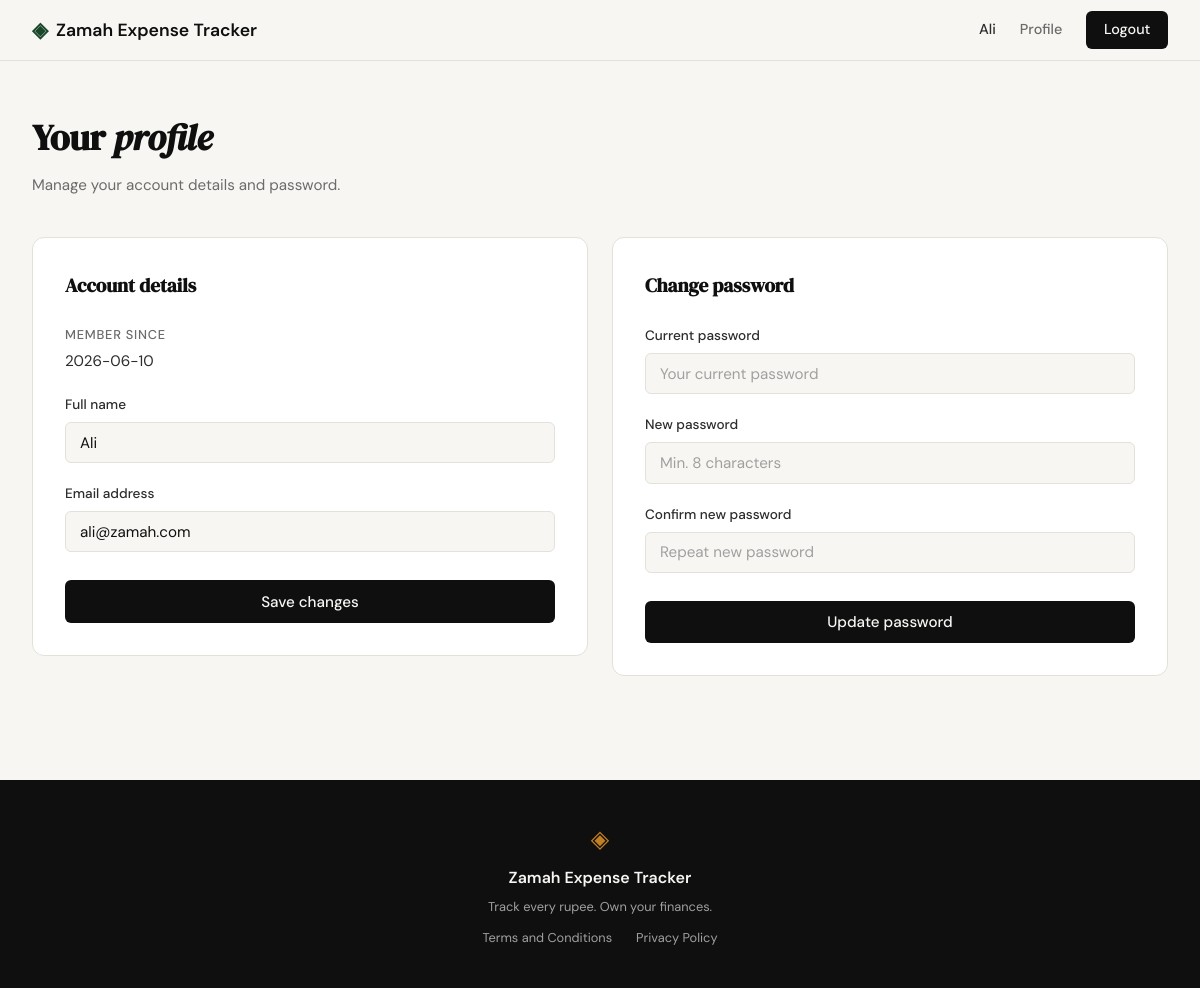
The app's page /profile (signed in) with its own data.
### tables this page shows
CREATE TABLE users (
            id            INTEGER PRIMARY KEY AUTOINCREMENT,
            name          TEXT    NOT NULL,
            email         TEXT    NOT NULL UNIQUE,
            password_hash TEXT    NOT NULL,
            created_at    TEXT    DEFAULT (datetime('now'))
        );

### app.py (the view)
@app.route("/profile")
def profile():
    if not session.get("user_id"):
        return redirect(url_for("login"))
    user = get_user_by_id(session["user_id"])
    return render_template(
        "profile.html",
        user=user,
        message=request.args.get("message"),
        error=request.args.get("error"),
    )

### database/db.py (called while the page is built)
def get_db():
    conn = sqlite3.connect(DB_PATH)
    conn.row_factory = sqlite3.Row
    conn.execute("PRAGMA foreign_keys = ON")
    return conn

def get_user_by_id(user_id):
    db = get_db()
    return db.execute("SELECT * FROM users WHERE id = ?", (user_id,)).fetchone()

### templates/profile.html (shortened to what this page needs)
{% extends "base.html" %}
{% block content %}
<section class="dashboard-section">
    <div class="dashboard-container">
        <div class="dashboard-header">
            <h1 class="dashboard-title">Your <em>profile</em></h1>
            <p class="dashboard-subtitle">Manage your account details and password.</p>
        </div>
        <div class="profile-grid">
            <div class="auth-card">
                <h2 class="profile-card-title">Account details</h2>
                <p class="profile-meta-label">Member since</p>
                <p class="profile-meta-value">{{ user['created_at'][:10] }}</p>
                <form method="POST" action="{{ url_for('profile_update') }}">
                    <div class="form-group">
                        <label for="name">Full name</label>
                        <input type="text" id="name" name="name"
                               class="form-input" placeholder="Yousaf Shamozai"
                               value="{{ user['name'] }}" required>
                    </div>
                    <div class="form-group">
                        <label for="email">Email address</label>
                        <input type="email" id="email" name="email"
                               class="form-input" placeholder="yousaf@example.com"
                               value="{{ user['email'] }}" required>
                    </div>
                    <button type="submit" class="btn-submit">Save changes</button>
                </form>
            </div>
            <div class="auth-card">
                <h2 class="profile-card-title">Change password</h2>
                <form method="POST" action="{{ url_for('profile_password') }}">
                    <div class="form-group">
                        <label for="current_password">Current password</label>
                        <input type="password" id="current_password" name="current_password"
                               class="form-input" placeholder="Your current password" required>
                    </div>
                    <div class="form-group">
                        <label for="new_password">New password</label>
                        <input type="password" id="new_password" name="new_password"
                               class="form-input" placeholder="Min. 8 characters" required>
                    </div>
                    <div class="form-group">
                        <label for="confirm_password">Confirm new password</label>
                        <input type="password" id="confirm_password" name="confirm_password"
                               class="form-input" placeholder="Repeat new password" required>
                    </div>
                    <button type="submit" class="btn-submit">Update password</button>
                </form>
            </div>
        </div>
    </div>
</section>
{% endblock %}

### templates/base.html (shortened to what this page needs)
<!DOCTYPE html>
<html lang="en">
<head>
    <link rel="stylesheet" href="{{ url_for('static', filename='css/style.css') }}">
</head>
<body>
    <nav class="navbar">
        <div class="nav-inner">
            <a href="{{ url_for('landing') }}" class="nav-brand">
                <span class="brand-icon">◈</span>
                <span class="brand-name">Zamah Expense Tracker</span>
            </a>
            <div class="nav-links">
                {% if session.get('user_id') %}
                <span class="nav-user">{{ session['user_name'] }}</span>
                <a href="{{ url_for('profile') }}">Profile</a>
                <a href="{{ url_for('logout') }}" class="nav-cta">Logout</a>
                {% else %}
                <a href="{{ url_for('login') }}">Sign in</a>
                <a href="{{ url_for('register') }}" class="nav-cta">Get started</a>
                {% endif %}
            </div>
        </div>
    </nav>
    <main class="main-content">
        {% block content %}{% endblock %}
    </main>
    <footer class="footer">
        <div class="footer-inner">
            <span class="brand-icon">◈</span>
            <span class="footer-name">Zamah Expense Tracker</span>
            <p class="footer-copy">Track every rupee. Own your finances.</p>
            <div class="footer-links">
                <a href="{{ url_for('terms') }}">Terms and Conditions</a>
                <a href="{{ url_for('privacy') }}">Privacy Policy</a>
            </div>
        </div>
    </footer>
</body>
</html>

### static/css/style.css (style rules this page uses)
:root { --ink: #0f0f0f; --ink-soft: #2d2d2d; --ink-muted: #6b6b6b; --ink-faint: #a0a0a0; --paper: #f7f6f3; --paper-warm: #f0ede6; --paper-card: #ffffff; --accent: #1a472a; --accent-light: #e8f0eb; --accent-2: #c17f24; --accent-2-light: #fdf3e3; --danger: #c0392b; --danger-light: #fdecea; --border: #e4e1da; --border-soft: #eeebe4; --font-display: 'DM Serif Display', Georgia, serif; --font-body: 'DM Sans', system-ui, sans-serif; --max-width: 1200px; --auth-width: 440px; --radius-sm: 6px; --radius-md: 12px; --radius-lg: 20px; }
*, *::before, *::after { box-sizing: border-box; margin: 0; padding: 0; }
html { font-size: 16px; scroll-behavior: smooth; }
body { background: var(--paper); color: var(--ink); font-family: var(--font-body); font-size: 1rem; line-height: 1.6; -webkit-font-smoothing: antialiased; }
a { color: inherit; text-decoration: none; }
.navbar { position: sticky; top: 0; z-index: 100; background: var(--paper); border-bottom: 1px solid var(--border); padding: 0 2rem; }
.nav-inner { max-width: var(--max-width); margin: 0 auto; height: 60px; display: flex; align-items: center; justify-content: space-between; }
.nav-brand { display: flex; align-items: center; gap: 0.5rem; font-family: var(--font-body); font-weight: 600; font-size: 1.1rem; color: var(--ink); }
.brand-icon { color: var(--accent); font-size: 1.3rem; }
.brand-name { color: var(--ink); }
.nav-links { display: flex; align-items: center; gap: 1.5rem; font-size: 0.9rem; font-weight: 500; }
.nav-links a { color: var(--ink-muted); transition: color 0.2s; }
.nav-cta { background: var(--ink) !important; color: var(--paper) !important; padding: 0.45rem 1.1rem; border-radius: var(--radius-sm); transition: background 0.2s !important; }
.main-content { min-height: calc(100vh - 60px - 100px); }
.auth-card { background: var(--paper-card); border: 1px solid var(--border); border-radius: var(--radius-md); padding: 2rem; margin-bottom: 1.5rem; }
.form-group { margin-bottom: 1.25rem; }
.form-group label { display: block; font-size: 0.85rem; font-weight: 500; color: var(--ink-soft); margin-bottom: 0.4rem; }
.form-input { width: 100%; padding: 0.6rem 0.875rem; border: 1px solid var(--border); border-radius: var(--radius-sm); font-family: var(--font-body); font-size: 0.95rem; color: var(--ink); background: var(--paper); outline: none; transition: border-color 0.2s; }
.form-input::placeholder { color: var(--ink-faint); }
.btn-submit { width: 100%; padding: 0.7rem; background: var(--ink); color: var(--paper); border: none; border-radius: var(--radius-sm); font-family: var(--font-body); font-size: 0.95rem; font-weight: 500; cursor: pointer; transition: background 0.2s; margin-top: 0.5rem; }
.nav-user { font-size: 0.9rem; font-weight: 500; color: var(--ink-soft); }
.dashboard-section { padding: 3rem 2rem 5rem; max-width: var(--max-width); margin: 0 auto; }
.dashboard-container { display: flex; flex-direction: column; gap: 2.5rem; }
.dashboard-header { max-width: 560px; }
.dashboard-title { font-family: var(--font-display); font-size: clamp(1.75rem, 3vw, 2.5rem); color: var(--ink); margin-bottom: 0.4rem; }
.dashboard-subtitle { font-size: 0.95rem; color: var(--ink-muted); }
.footer { background: var(--ink); color: var(--paper); padding: 2.5rem 2rem; text-align: center; }
.footer-inner { display: flex; flex-direction: column; align-items: center; gap: 0.4rem; }
.footer .brand-icon { color: var(--accent-2); font-size: 1.5rem; }
.footer-name { font-weight: 600; font-size: 1rem; }
.footer-copy { font-size: 0.8rem; color: var(--ink-faint); }
.footer-links { display: flex; gap: 1.5rem; margin-top: 0.25rem; }
.footer-links a { font-size: 0.8rem; color: var(--ink-faint); transition: color 0.2s; }
.profile-grid { display: grid; grid-template-columns: 1fr 1fr; gap: 1.5rem; align-items: start; }
.profile-card-title { font-family: var(--font-display); font-size: 1.2rem; color: var(--ink); margin-bottom: 1.5rem; }
.profile-meta-label { font-size: 0.8rem; font-weight: 500; text-transform: uppercase; letter-spacing: 0.06em; color: var(--ink-muted); margin-bottom: 0.25rem; }
.profile-meta-value { font-size: 0.95rem; color: var(--ink-soft); margin-bottom: 1.25rem; }

### records on screen
users: user_name "Ali", created_at "2026-06-10", name "Ali", email "ali@zamah.com"
